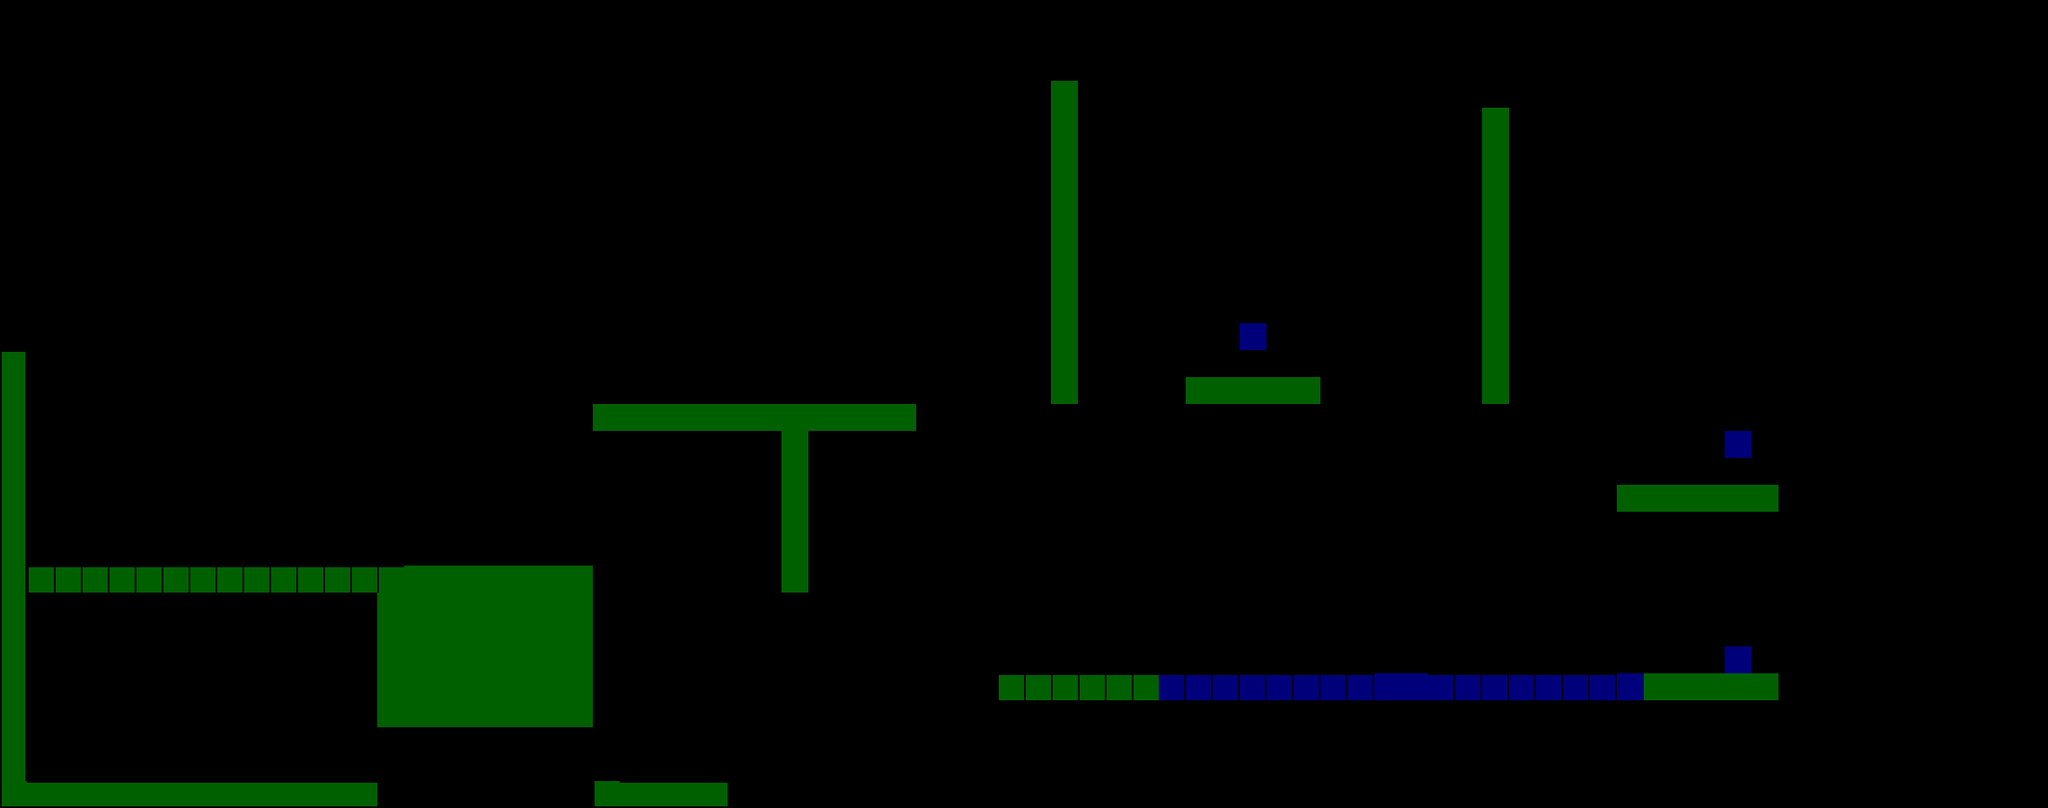

This is a level from a 2D game, rendered from its Tiled map with the project's own tilesets. A one-line summary and the map file follow, with tile-layer data summarised:
An orthogonal 76x30 tile map with 32x32 px tiles, 5 tile layers (lightWorld, darkWorld, end1, end2, ...), 3 hidden layers not drawn.

<map version="1.0" orientation="orthogonal" width="76" height="30" tilewidth="32" tileheight="32">
 <tileset firstgid="1" name="tileSet" tilewidth="32" tileheight="32">
  <image source="tileSet.png" width="256" height="256" />
 </tileset>
 <layer name="lightWorld" width="76" height="30">
  <data>[2280 cells, 163 non-empty, 7 distinct tile ids]</data>
 </layer>
 <layer name="spawnSwan" width="76" height="30" visible="0">
  <data>[2280 cells, 1 non-empty, 1 distinct tile ids]</data>
 </layer>
 <layer name="spawnJupiter" width="76" height="30" visible="0">
  <data>[2280 cells, 1 non-empty, 1 distinct tile ids]</data>
 </layer>
 <layer name="spawnSeal" width="76" height="30" visible="0">
  <data>[2280 cells, 1 non-empty, 1 distinct tile ids]</data>
 </layer>
 <layer name="darkWorld" width="76" height="30">
  <data>[2280 cells, 62 non-empty, 4 distinct tile ids]</data>
 </layer>
 <layer name="end1" width="76" height="30">
  <data>[2280 cells, 1 non-empty, 1 distinct tile ids]</data>
 </layer>
 <layer name="end2" width="76" height="30">
  <data>[2280 cells, 1 non-empty, 1 distinct tile ids]</data>
 </layer>
 <layer name="end3" width="76" height="30">
  <data>[2280 cells, 1 non-empty, 1 distinct tile ids]</data>
 </layer>
</map>
